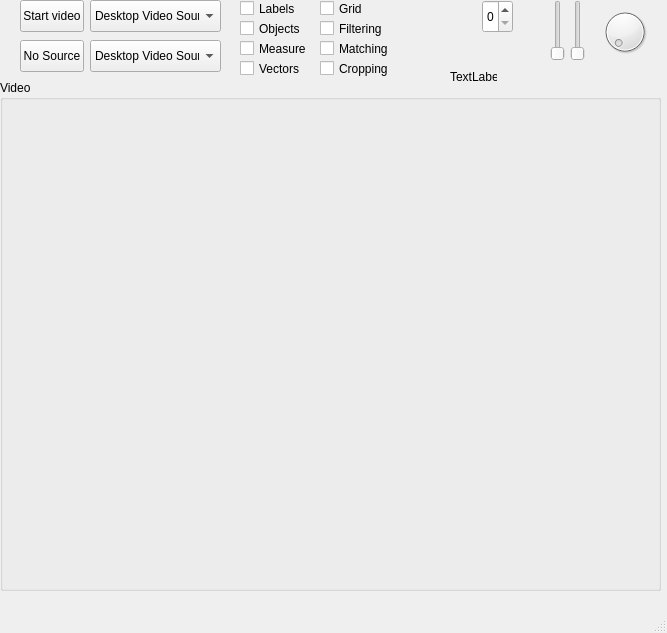
<?xml version="1.0" encoding="UTF-8"?>
<ui version="4.0">
 <class>MainWindow</class>
 <widget class="QMainWindow" name="MainWindow">
  <property name="geometry">
   <rect>
    <x>0</x>
    <y>0</y>
    <width>667</width>
    <height>633</height>
   </rect>
  </property>
  <property name="windowTitle">
   <string>MainWindow</string>
  </property>
  <property name="styleSheet">
   <string notr="true"/>
  </property>
  <widget class="QWidget" name="centralwidget">
   <widget class="QGroupBox" name="groupBox">
    <property name="geometry">
     <rect>
      <x>0</x>
      <y>80</y>
      <width>661</width>
      <height>511</height>
     </rect>
    </property>
    <property name="sizePolicy">
     <sizepolicy hsizetype="Preferred" vsizetype="Preferred">
      <horstretch>0</horstretch>
      <verstretch>0</verstretch>
     </sizepolicy>
    </property>
    <property name="title">
     <string>Video</string>
    </property>
    <widget class="QWidget" name="ImgWidget" native="true">
     <property name="geometry">
      <rect>
       <x>10</x>
       <y>20</y>
       <width>640</width>
       <height>480</height>
      </rect>
     </property>
     <property name="mouseTracking">
      <bool>true</bool>
     </property>
    </widget>
   </widget>
   <widget class="QPushButton" name="startButton">
    <property name="geometry">
     <rect>
      <x>20</x>
      <y>0</y>
      <width>64</width>
      <height>32</height>
     </rect>
    </property>
    <property name="text">
     <string>Start video</string>
    </property>
   </widget>
   <widget class="QPushButton" name="videoSource">
    <property name="geometry">
     <rect>
      <x>20</x>
      <y>40</y>
      <width>64</width>
      <height>32</height>
     </rect>
    </property>
    <property name="acceptDrops">
     <bool>true</bool>
    </property>
    <property name="text">
     <string>No Source</string>
    </property>
   </widget>
   <widget class="QComboBox" name="sourceComboBox">
    <property name="geometry">
     <rect>
      <x>90</x>
      <y>40</y>
      <width>131</width>
      <height>32</height>
     </rect>
    </property>
    <property name="sizePolicy">
     <sizepolicy hsizetype="Minimum" vsizetype="Fixed">
      <horstretch>0</horstretch>
      <verstretch>0</verstretch>
     </sizepolicy>
    </property>
    <property name="maxVisibleItems">
     <number>5</number>
    </property>
    <item>
     <property name="text">
      <string>Desktop Video Source</string>
     </property>
    </item>
    <item>
     <property name="text">
      <string>IPCam Video Source</string>
     </property>
    </item>
    <item>
     <property name="text">
      <string>File Attachment Source</string>
     </property>
    </item>
    <item>
     <property name="text">
      <string>No Source</string>
     </property>
    </item>
   </widget>
   <widget class="QDial" name="dial">
    <property name="geometry">
     <rect>
      <x>600</x>
      <y>0</y>
      <width>50</width>
      <height>64</height>
     </rect>
    </property>
   </widget>
   <widget class="QSlider" name="verticalSlider">
    <property name="geometry">
     <rect>
      <x>550</x>
      <y>0</y>
      <width>16</width>
      <height>61</height>
     </rect>
    </property>
    <property name="orientation">
     <enum>Qt::Vertical</enum>
    </property>
   </widget>
   <widget class="QCheckBox" name="checkBox">
    <property name="geometry">
     <rect>
      <x>240</x>
      <y>0</y>
      <width>70</width>
      <height>17</height>
     </rect>
    </property>
    <property name="text">
     <string>Labels</string>
    </property>
    <property name="checked">
     <bool>false</bool>
    </property>
   </widget>
   <widget class="QCheckBox" name="checkBox_2">
    <property name="geometry">
     <rect>
      <x>240</x>
      <y>20</y>
      <width>70</width>
      <height>17</height>
     </rect>
    </property>
    <property name="text">
     <string>Objects</string>
    </property>
   </widget>
   <widget class="QCheckBox" name="checkBox_3">
    <property name="geometry">
     <rect>
      <x>240</x>
      <y>40</y>
      <width>70</width>
      <height>17</height>
     </rect>
    </property>
    <property name="text">
     <string>Measure</string>
    </property>
   </widget>
   <widget class="QCheckBox" name="checkBox_4">
    <property name="geometry">
     <rect>
      <x>240</x>
      <y>60</y>
      <width>70</width>
      <height>17</height>
     </rect>
    </property>
    <property name="text">
     <string>Vectors</string>
    </property>
   </widget>
   <widget class="QCheckBox" name="checkBox_5">
    <property name="geometry">
     <rect>
      <x>320</x>
      <y>0</y>
      <width>70</width>
      <height>17</height>
     </rect>
    </property>
    <property name="text">
     <string>Grid</string>
    </property>
   </widget>
   <widget class="QCheckBox" name="checkBox_6">
    <property name="geometry">
     <rect>
      <x>320</x>
      <y>20</y>
      <width>70</width>
      <height>17</height>
     </rect>
    </property>
    <property name="text">
     <string>Filtering</string>
    </property>
   </widget>
   <widget class="QCheckBox" name="checkBox_7">
    <property name="geometry">
     <rect>
      <x>320</x>
      <y>40</y>
      <width>70</width>
      <height>17</height>
     </rect>
    </property>
    <property name="text">
     <string>Matching</string>
    </property>
   </widget>
   <widget class="QCheckBox" name="checkBox_8">
    <property name="geometry">
     <rect>
      <x>320</x>
      <y>60</y>
      <width>70</width>
      <height>17</height>
     </rect>
    </property>
    <property name="text">
     <string>Cropping</string>
    </property>
   </widget>
   <widget class="QSlider" name="verticalSlider_2">
    <property name="geometry">
     <rect>
      <x>570</x>
      <y>0</y>
      <width>16</width>
      <height>61</height>
     </rect>
    </property>
    <property name="orientation">
     <enum>Qt::Vertical</enum>
    </property>
   </widget>
   <widget class="QComboBox" name="sourceComboBox_2">
    <property name="geometry">
     <rect>
      <x>90</x>
      <y>0</y>
      <width>131</width>
      <height>32</height>
     </rect>
    </property>
    <property name="sizePolicy">
     <sizepolicy hsizetype="Minimum" vsizetype="Fixed">
      <horstretch>0</horstretch>
      <verstretch>0</verstretch>
     </sizepolicy>
    </property>
    <property name="maxVisibleItems">
     <number>5</number>
    </property>
    <item>
     <property name="text">
      <string>Desktop Video Source</string>
     </property>
    </item>
    <item>
     <property name="text">
      <string>IPCam Video Source</string>
     </property>
    </item>
    <item>
     <property name="text">
      <string>File Attachment Source</string>
     </property>
    </item>
    <item>
     <property name="text">
      <string>No Source</string>
     </property>
    </item>
   </widget>
   <widget class="QSpinBox" name="delay">
    <property name="geometry">
     <rect>
      <x>482</x>
      <y>0</y>
      <width>31</width>
      <height>33</height>
     </rect>
    </property>
   </widget>
   <widget class="QLabel" name="label">
    <property name="geometry">
     <rect>
      <x>450</x>
      <y>70</y>
      <width>47</width>
      <height>13</height>
     </rect>
    </property>
    <property name="text">
     <string>TextLabel</string>
    </property>
   </widget>
  </widget>
  <widget class="QMenuBar" name="menubar">
   <property name="geometry">
    <rect>
     <x>0</x>
     <y>0</y>
     <width>667</width>
     <height>21</height>
    </rect>
   </property>
  </widget>
  <widget class="QStatusBar" name="statusbar"/>
 </widget>
 <resources/>
 <connections/>
</ui>
